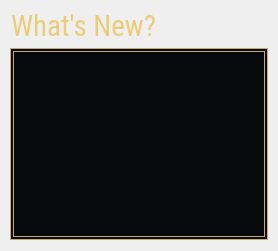
           <widget class="QWidget" name="changelog_tab">
            <property name="styleSheet">
             <string notr="true">QWidget#changelog_tab {
	background-image: url(:/Images/grain-overlay.png);
}</string>
            </property>
            <attribute name="title">
             <string>Placeholder Textttttt</string>
            </attribute>
            <layout class="QGridLayout" name="gridLayout_8">
             <property name="leftMargin">
              <number>10</number>
             </property>
             <property name="topMargin">
              <number>8</number>
             </property>
             <property name="rightMargin">
              <number>10</number>
             </property>
             <property name="bottomMargin">
              <number>11</number>
             </property>
             <item row="0" column="0" rowspan="2">
              <widget class="QWidget" name="changelog_container" native="true">
               <layout class="QVBoxLayout" name="verticalLayout_9">
                <property name="spacing">
                 <number>3</number>
                </property>
                <property name="sizeConstraint">
                 <enum>QLayout::SetDefaultConstraint</enum>
                </property>
                <property name="leftMargin">
                 <number>0</number>
                </property>
                <property name="topMargin">
                 <number>0</number>
                </property>
                <property name="rightMargin">
                 <number>0</number>
                </property>
                <property name="bottomMargin">
                 <number>0</number>
                </property>
                <item alignment="Qt::AlignLeft">
                 <widget class="QPushButton" name="changelog_title">
                  <property name="font">
                   <font>
                    <family>Roboto Condensed</family>
                    <pointsize>22</pointsize>
                   </font>
                  </property>
                  <property name="styleSheet">
                   <string notr="true">QPushButton {
	color: rgb(236, 204, 122);
    /* Title is pressed if there's no border */
	/* This is a workaround to avoid that*/
	border: 1px solid rgba(0, 0, 0, 0);
	margin: 0px;
	padding: 0px;
}</string>
                  </property>
                  <property name="text">
                   <string>What's New?   </string>
                  </property>
                  <property name="icon">
                   <iconset resource="Items.qrc">
                    <normaloff>:/Icons/icon_badge_2.png</normaloff>:/Icons/icon_badge_2.png</iconset>
                  </property>
                  <property name="iconSize">
                   <size>
                    <width>30</width>
                    <height>30</height>
                   </size>
                  </property>
                 </widget>
                </item>
                <item>
                 <widget class="QTextBrowser" name="game_changelog_text">
                  <property name="sizePolicy">
                   <sizepolicy hsizetype="Preferred" vsizetype="Expanding">
                    <horstretch>0</horstretch>
                    <verstretch>0</verstretch>
                   </sizepolicy>
                  </property>
                  <property name="minimumSize">
                   <size>
                    <width>258</width>
                    <height>0</height>
                   </size>
                  </property>
                  <property name="font">
                   <font>
                    <family>Segoe UI</family>
                    <pointsize>9</pointsize>
                    <italic>false</italic>
                   </font>
                  </property>
                  <property name="styleSheet">
                   <string notr="true">QTextBrowser {
	border: 4px double #c5ac66;
	padding: 4px;
	background-color: rgb(8, 9, 13);
	color:white;
}</string>
                  </property>
                  <property name="html">
                   <string>&lt;!DOCTYPE HTML PUBLIC &quot;-//W3C//DTD HTML 4.0//EN&quot; &quot;http://www.w3.org/TR/REC-html40/strict.dtd&quot;&gt;
&lt;html&gt;&lt;head&gt;&lt;meta name=&quot;qrichtext&quot; content=&quot;1&quot; /&gt;&lt;style type=&quot;text/css&quot;&gt;
p, li { white-space: pre-wrap; }
&lt;/style&gt;&lt;/head&gt;&lt;body style=&quot; font-family:'Segoe UI'; font-size:9pt; font-weight:400; font-style:normal;&quot;&gt;
&lt;p style=&quot;-qt-paragraph-type:empty; margin-top:0px; margin-bottom:0px; margin-left:0px; margin-right:0px; -qt-block-indent:0; text-indent:0px; font-family:'DM Sans'; font-size:16pt;&quot;&gt;&lt;br /&gt;&lt;/p&gt;&lt;/body&gt;&lt;/html&gt;</string>
                  </property>
                  <property name="openExternalLinks">
                   <bool>true</bool>
                  </property>
                 </widget>
                </item>
               </layout>
              </widget>
             </item>
            </layout>
           </widget>
